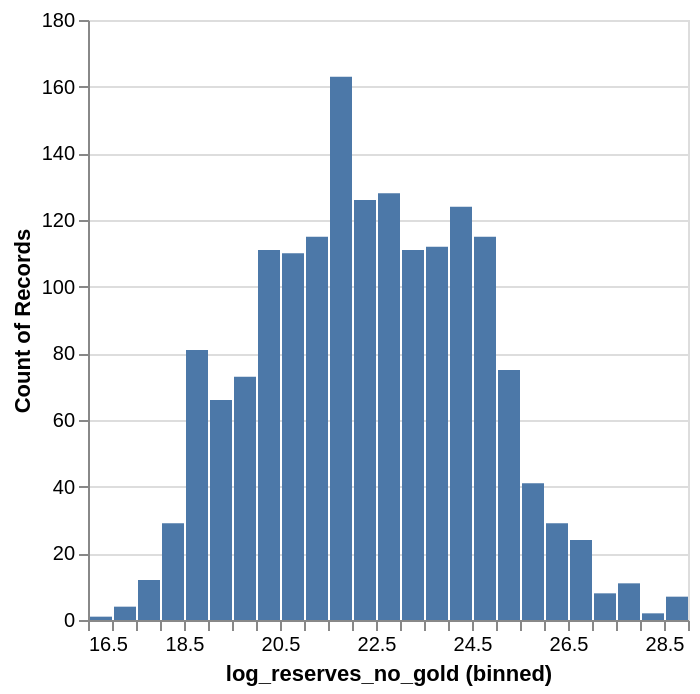

Here is the notebook cell this chart was saved with:
### Code cell
display(df[['log_reserves_no_gold',]].describe().T)
alt.Chart(df).mark_bar().encode(
    alt.X('log_reserves_no_gold:Q', bin = alt.BinParams(maxbins=50)),
    alt.Y('count()')
)

### Figure 1 — Vega-Lite specification as saved in the notebook (floating-point values rounded to 4 significant figures; data arrays with more than 128 entries replaced by an {"elided": "..."} marker saying what was removed)
{"config": {"view": {"continuousWidth": 300, "continuousHeight": 300}}, "data": {"name": "data-57a60061c4e049c622aeac69ea8e9d4e"}, "mark": {"type": "bar"}, "encoding": {"x": {"bin": {"maxbins": 50}, "field": "log_reserves_no_gold", "type": "quantitative"}, "y": {"aggregate": "count", "type": "quantitative"}}, "$schema": "https://vega.github.io/schema/vega-lite/v5.20.1.json", "datasets": {"data-57a60061c4e049c622aeac69ea8e9d4e": {"elided": "1678 records"}}}
